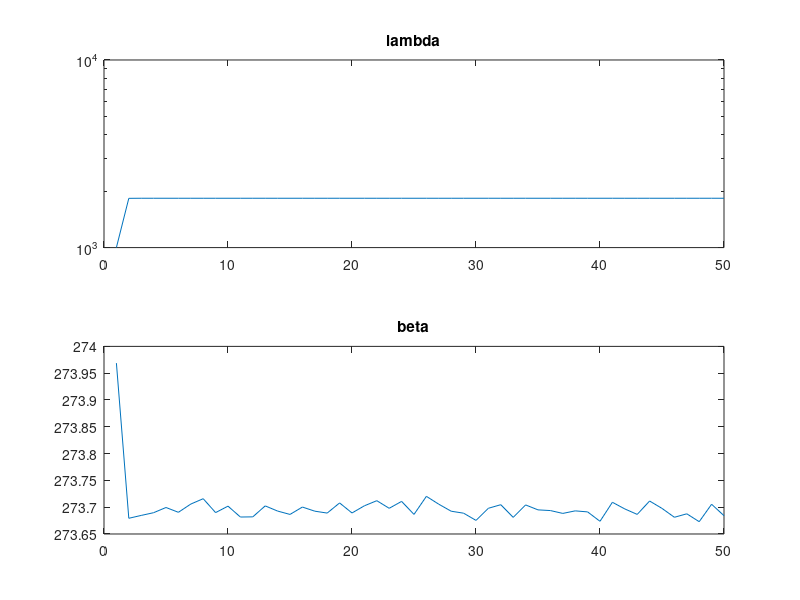
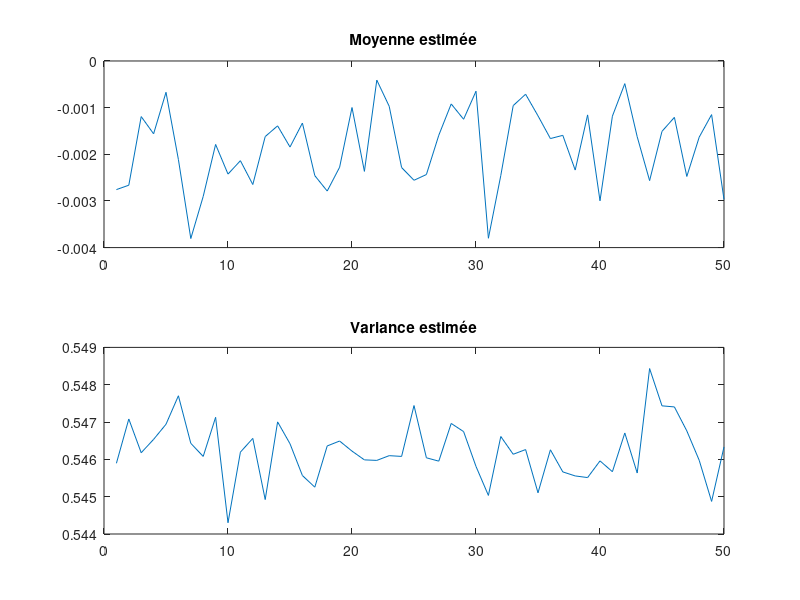

Write the MATLAB code that produced these figures, in order.
mu_0 = 1;
lambda_0 = 1;
alpha_0 = 1;
beta_0 = 1;
max_it = 50;
N = 1000;

mu = mu_0;
lambda = lambda_0;
alpha = alpha_0;
beta = beta_0;

x = normrnd(0,sqrt(0.5),N,1);


lambdal = zeros(1,max_it);
betal = zeros(1,max_it);
varl = zeros(1,max_it);
meanl = zeros(1,max_it);

for i = 1:max_it
    mu = (lambda_0*mu_0 + N*mean(x))/(lambda_0 + N);
    lambda = (lambda_0 + N)*alpha/beta;
    qmu = normrnd(mu, 1/sqrt(lambda),N,1);

    alpha = alpha_0 + N/2;
    beta = beta_0 + 0.5*sum(x.^2 - 2*x*mu + mean(qmu.^2)) + 0.5*lambda_0* (mean(qmu.^2) - 2*mu*mu_0 + mu_0^2);
    qtau = gamrnd(alpha, 1/beta,N,1);

    lambdal(i) = lambda;
    betal(i) = beta;
    varl(i) = 1/mean(qtau);
    meanl(i) = mean(qmu);
end

figure;
subplot(2,1,1);
semilogy(1:max_it,lambdal)
title('lambda');
subplot(2,1,2);
plot(betal);
title('beta');

figure;
subplot(2,1,1);
plot(meanl);
title('Moyenne estimée');
subplot(2,1,2);
plot(varl);
title('Variance estimée');
